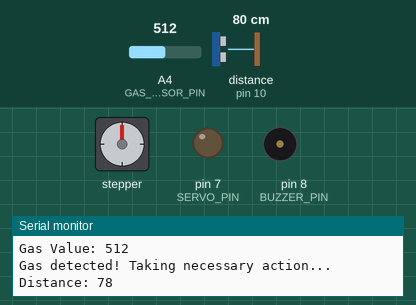
A sketch run on a simulated Arduino Uno, built with avr-gcc and run on an emulated ATmega328P. Parts: stepper motor, output pins drawn as LEDs (lit = HIGH), buzzer (waves = sounding), the last lines printed to the serial monitor. Wiring (inferred from the names in the program): ultrasonic range finder: trigger pin 9; echo pin 10. The test bench sets the inputs (shaded band); at power-on: A4 (GAS_SENSOR_PIN) = 512, distance to the obstacle (sensor on pin 10) 80 cm. The echo pulse lasts 58.3 µs per cm; stepper angles assume 2048 steps per turn; pins used as bus, display or sensor lines are not drawn.

Above: at 6.0 s.
6.1 s: A4 (GAS_SENSOR_PIN) set to 110
At 7.0 s:
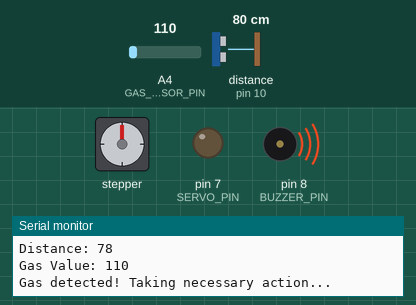
17.3 s: A4 (GAS_SENSOR_PIN) set to 95
23.6 s: distance to the obstacle (sensor on pin 10) set to 198 cm
29.9 s: distance to the obstacle (sensor on pin 10) set to 208 cm
At 30.7 s:
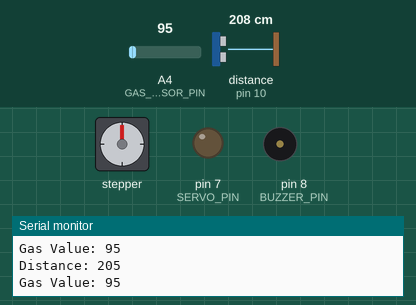
36.2 s: distance to the obstacle (sensor on pin 10) set to 2 cm
At 38.4 s:
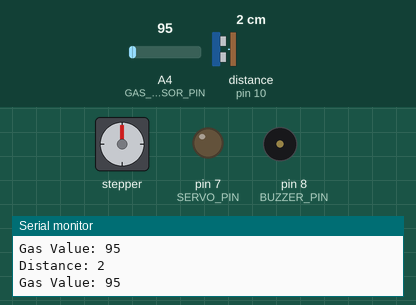
43.1 s: distance to the obstacle (sensor on pin 10) set to 250 cm
At 43.8 s:
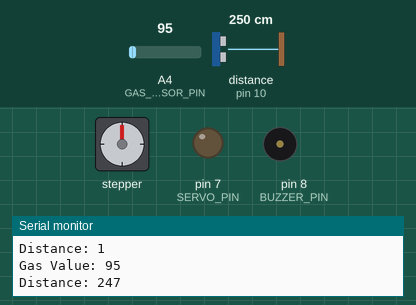
Timing chart, 0 to 46.1 s (numbered marks = the images above; inputs shaded):
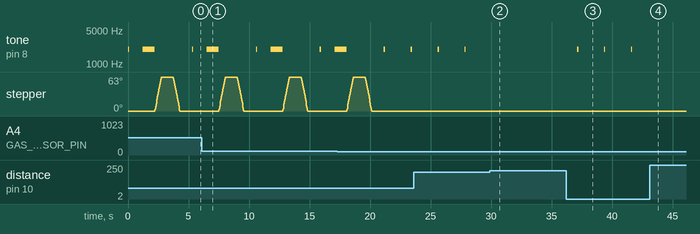

The sketch:

gas.ino
```cpp
#include <Servo.h>
#include <Stepper.h>

// Define pin numbers
#define TRIGGER_PIN      9
#define ECHO_PIN         10
#define BUZZER_PIN       8
#define SERVO_PIN        7
#define STEPPER_PIN_1    A0
#define STEPPER_PIN_2    A1
#define STEPPER_PIN_3    A2
#define STEPPER_PIN_4    A3
#define GAS_SENSOR_PIN   A4 // Analog pin for gas sensor

// Define constants
#define MAX_DISTANCE     200
#define BUZZER_FREQ      2000
#define SERVO_DELAY      15
#define STEPPER_STEPS    2048 // Adjust based on your stepper motor
#define GAS_THRESHOLD    100 // Adjust threshold based on sensor sensitivity

// Initialize objects
Servo servo;
Stepper stepper(STEPPER_STEPS, STEPPER_PIN_1, STEPPER_PIN_2, STEPPER_PIN_3, STEPPER_PIN_4);
long duration, distance;

void setup() {
  // Initialize serial communication
  Serial.begin(9600);

  // Initialize pin modes
  pinMode(TRIGGER_PIN, OUTPUT);
  pinMode(ECHO_PIN, INPUT);
  pinMode(BUZZER_PIN, OUTPUT);
  pinMode(SERVO_PIN, OUTPUT);
}

void loop() {
  // Measure distance
  digitalWrite(TRIGGER_PIN, LOW);
  delayMicroseconds(2);
  digitalWrite(TRIGGER_PIN, HIGH);
  delayMicroseconds(10);
  digitalWrite(TRIGGER_PIN, LOW);
  duration = pulseIn(ECHO_PIN, HIGH);
  distance = duration * 0.034 / 2;

  // Print distance to serial monitor
  Serial.print("Distance: ");
  Serial.println(distance);

  // Activate buzzer and servo if object detected within specified range
  if (distance < MAX_DISTANCE) {
    tone(BUZZER_PIN, BUZZER_FREQ);
    delay(100);
    noTone(BUZZER_PIN);
    for (int angle = 0; angle <= 180; angle += 5) {
      servo.write(angle);
      delay(SERVO_DELAY);
    }
    for (int angle = 180; angle >= 0; angle -= 5) {
      servo.write(angle);
      delay(SERVO_DELAY);
    }
  }

  // Read gas sensor value
  int gasValue = analogRead(GAS_SENSOR_PIN);
  Serial.print("Gas Value: ");
  Serial.println(gasValue);

  // Check if gas value exceeds threshold
  if (gasValue > GAS_THRESHOLD) {
    // Gas detected, take necessary action
    Serial.println("Gas detected! Taking necessary action...");
    // For example, activate an alarm
    tone(BUZZER_PIN, BUZZER_FREQ);
    delay(1000);
    noTone(BUZZER_PIN);
    // Move stepper motor
    stepper.setSpeed(20); // Adjust speed as needed
    stepper.step(360); // Rotate stepper motor 360 degrees
    delay(1000); // Delay before resetting stepper motor position
    stepper.step(-360); // Reset stepper motor position
  }

  // Add a delay before next iteration
  delay(1000); // Adjust delay as needed
}
```

Measured:
- the behaviour switches between 202 and 203 cm on distance to the obstacle (sensor on pin 10) (found by bisection; images 1 and 2)
- after the input at 29.9 s, tone on pin 8 (BUZZER_PIN): stops changing and stays silent
- after the input at 36.2 s, tone on pin 8 (BUZZER_PIN): alternates 2000 Hz for 0.10 s and silent for 2.1 s, starting after 0.93 s
- after the input at 43.1 s, tone on pin 8 (BUZZER_PIN): stops changing and stays silent
- by itself, tone on pin 8 (BUZZER_PIN): plays 2000 Hz for 1.0 s, 2000 Hz for 0.10 s, 2000 Hz for 1.0 s, 2000 Hz for 0.10 s, 2000 Hz for 0.22 s
